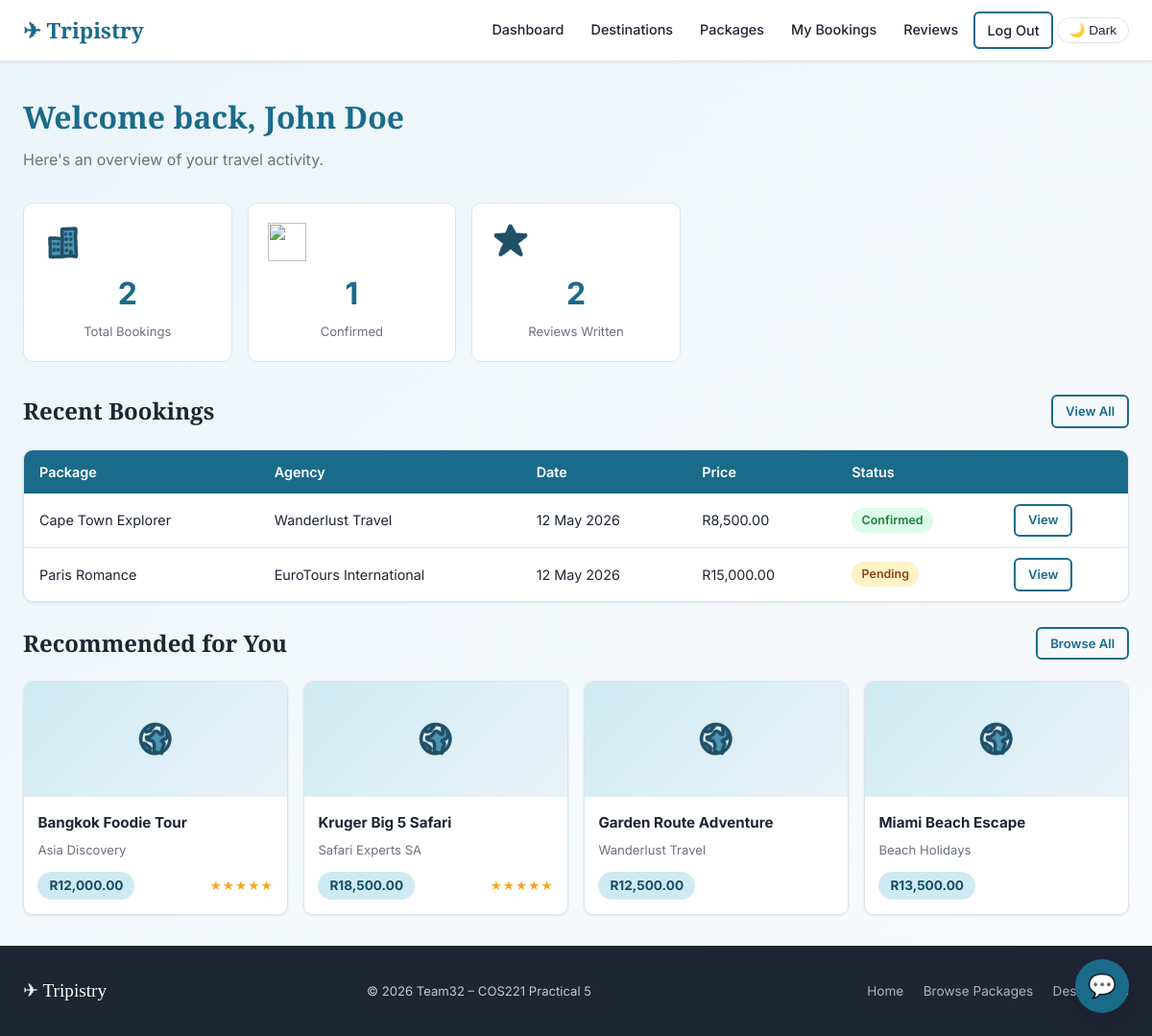
/tripistry/traveller/dashboard.php (signed in), run on the app's committed database.
### tables this page shows
CREATE TABLE `booking` (
  `booking_id` int(11) NOT NULL AUTO_INCREMENT,
  `traveller_id` int(11) NOT NULL,
  `package_id` int(11) NOT NULL,
  `group_trip_id` int(11) DEFAULT NULL,
  `booking_date` timestamp NULL DEFAULT current_timestamp(),
  `total_price` decimal(10,2) NOT NULL,
  `status` enum('pending','confirmed','cancelled','completed') DEFAULT 'pending',
  PRIMARY KEY (`booking_id`),
  KEY `traveller_id` (`traveller_id`),
  KEY `package_id` (`package_id`),
  KEY `group_trip_id` (`group_trip_id`),
  CONSTRAINT `fk_booking_traveller` FOREIGN KEY (`traveller_id`) REFERENCES `traveller` (`traveller_id`),
  CONSTRAINT `fk_booking_package` FOREIGN KEY (`package_id`) REFERENCES `travel_package` (`package_id`),
  CONSTRAINT `fk_booking_group` FOREIGN KEY (`group_trip_id`) REFERENCES `group_trip` (`group_trip_id`)
);

CREATE TABLE `travel_package` (
  `package_id` int(11) NOT NULL AUTO_INCREMENT,
  `agency_id` int(11) NOT NULL,
  `destination_id` int(11) NOT NULL,
  `name` varchar(255) NOT NULL,
  `description` text DEFAULT NULL,
  `base_price` decimal(10,2) NOT NULL,
  `duration_days` int(11) DEFAULT NULL,
  `start_date` date DEFAULT NULL,
  `end_date` date DEFAULT NULL,
  `image_url` varchar(255) DEFAULT NULL,
  `avg_rating` decimal(3,2) DEFAULT 0.00,
  `created_at` timestamp NULL DEFAULT current_timestamp(),
  PRIMARY KEY (`package_id`),
  KEY `agency_id` (`agency_id`),
  KEY `destination_id` (`destination_id`),
  CONSTRAINT `fk_package_agency` FOREIGN KEY (`agency_id`) REFERENCES `travel_agency` (`agency_id`),
  CONSTRAINT `fk_package_destination` FOREIGN KEY (`destination_id`) REFERENCES `destination` (`destination_id`)
);

CREATE TABLE `travel_agency` (
  `agency_id` int(11) NOT NULL,
  `company_name` varchar(255) NOT NULL,
  `contact_number` varchar(20) DEFAULT NULL,
  `website` varchar(255) DEFAULT NULL,
  `address` varchar(255) DEFAULT NULL,
  `country` varchar(100) DEFAULT NULL,
  PRIMARY KEY (`agency_id`),
  CONSTRAINT `fk_travelagency_user` FOREIGN KEY (`agency_id`) REFERENCES `user` (`user_id`) ON DELETE CASCADE
);

### tripistry/includes/auth.php (called while the page is built, shortened)
<?php
function e(string $s): string {
    return htmlspecialchars($s, ENT_QUOTES | ENT_SUBSTITUTE, 'UTF-8');
}

### tripistry/traveller/dashboard.php (the view, shortened to what this page needs)
<?php
require_once __DIR__ . '/../includes/auth.php';
$uid = current_user_id();
$db  = get_db();
$stmt = $db->prepare("SELECT COUNT(*) FROM booking WHERE traveller_id = ?"); $stmt->execute([$uid]);
$booking_count = $stmt->fetchColumn();
$stmt = $db->prepare("SELECT COUNT(*) FROM booking WHERE traveller_id = ? AND status = 'confirmed'"); $stmt->execute([$uid]);
$confirmed = $stmt->fetchColumn();
$stmt = $db->prepare("SELECT COUNT(*) FROM review WHERE traveller_id = ?"); $stmt->execute([$uid]);
$review_count = $stmt->fetchColumn();
$stmt = $db->prepare("
    SELECT b.booking_id, b.booking_date, b.total_price, b.status,
           tp.name AS package_name, ta.company_name AS agency_name
    FROM booking b
    JOIN travel_package tp ON tp.package_id = b.package_id
    JOIN travel_agency ta ON ta.agency_id = tp.agency_id
    WHERE b.traveller_id = ?
    ORDER BY b.booking_date DESC
    LIMIT 5");
$stmt->execute([$uid]);
$recent_bookings = $stmt->fetchAll();
$stmt = $db->prepare("
    SELECT tp.package_id, tp.name, tp.base_price, tp.duration_days,
           ta.company_name,
           ROUND(AVG(r.rating),1) AS avg_rating
    FROM travel_package tp
    JOIN travel_agency ta ON ta.agency_id = tp.agency_id
    LEFT JOIN review r ON r.package_id = tp.package_id
    WHERE tp.package_id NOT IN (
        SELECT package_id FROM booking WHERE traveller_id = ?
    )
    GROUP BY tp.package_id
    ORDER BY avg_rating DESC, tp.base_price ASC
    LIMIT 4");
$stmt->execute([$uid]);
$recommended = $stmt->fetchAll();
$display_name = $_SESSION['display_name'] ?? 'Traveller';
require_once __DIR__ . '/../includes/header.php';
?>
<div class="page-header">
    <h1>Welcome back, <?= e($display_name) ?></h1>
    <p>Here's an overview of your travel activity.</p>
</div>
<div class="stats-grid">
    <div class="stat-card">
        <div class="stat-icon"><img src="../box/building.PNG" width = "40" height="40"></div>
        <div class="stat-value"><?= $booking_count ?></div>
        <div class="stat-label">Total Bookings</div>
    </div>
    <div class="stat-card">
        <div class="stat-icon"><img src="<?= BASE_URL ?>/assets/tick.PNG" width = "40" height="40"></div>
        <div class="stat-value"><?= $confirmed ?></div>
        <div class="stat-label">Confirmed</div>
    </div>
    <div class="stat-card">
        <div class="stat-icon"><img src="<?= BASE_URL ?>/assets/star.PNG" width = "40" height="40"></div>
        <div class="stat-value"><?= $review_count ?></div>
        <div class="stat-label">Reviews Written</div>
    </div>
</div>
<div class="section-heading">
    <h2>Recent Bookings</h2>
    <a href="<?= BASE_URL ?>/traveller/bookings.php" class="btn btn-outline btn-sm">View All</a>
</div>
<?php if (empty($recent_bookings)): ?>
    <div class="empty-state">
        <div class="empty-icon"><img src="<?= BASE_URL ?>/assets/map.PNG" width = "40" height="40"></div>
        <p>You haven't made any bookings yet.</p>
        <a href="<?= BASE_URL ?>/traveller/packages.php" class="btn btn-primary mt-2">Browse Packages</a>
    </div>
<?php else: ?>
<div class="table-wrap card">
    <table class="data-table">
        <thead><tr>
            <th>Package</th><th>Agency</th><th>Date</th><th>Price</th><th>Status</th><th></th>
        </tr></thead>
        <tbody>
        <?php foreach ($recent_bookings as $b): ?>
        <tr>
            <td><?= e($b['package_name']) ?></td>
            <td><?= e($b['agency_name']) ?></td>
            <td><?= date('d M Y', strtotime($b['booking_date'])) ?></td>
            <td>R<?= number_format($b['total_price'], 2) ?></td>
            <td><span class="badge badge-<?= e($b['status']) ?>"><?= e($b['status']) ?></span></td>
            <td><a href="<?= BASE_URL ?>/traveller/bookings.php?id=<?= $b['booking_id'] ?>" class="btn btn-outline btn-sm">View</a></td>
        </tr>
        <?php endforeach; ?>
        </tbody>
    </table>
</div>
<?php endif; ?>
<?php if (!empty($recommended)): ?>
<div class="section-heading mt-3">
    <h2>Recommended for You</h2>
    <a href="<?= BASE_URL ?>/traveller/packages.php" class="btn btn-outline btn-sm">Browse All</a>
</div>
<div class="grid-4">
    <?php foreach ($recommended as $p): ?>
    <a href="<?= BASE_URL ?>/traveller/package_detail.php?id=<?= $p['package_id'] ?>" style="text-decoration:none;color:inherit">
    <div class="card">
        <div class="card-img-placeholder" style="height:120px"><img src="<?= BASE_URL ?>/assets/globe.PNG" width = "40" height="40"></div>
        <div class="card-body" style="padding:.9rem">
            <div class="card-title" style="font-size:.95rem"><?= e($p['name']) ?></div>
            <div class="card-meta"><?= e($p['company_name']) ?></div>
            <div class="flex-between">
                <span class="price-badge" style="font-size:.85rem">R<?= number_format($p['base_price'], 2) ?></span>
                <?php if ($p['avg_rating']): ?><span class="stars" style="font-size:.85rem"><?= str_repeat('★', round($p['avg_rating'])) ?></span><?php endif; ?>
            </div>
        </div>
    </div>
    </a>
    <?php endforeach; ?>
</div>
<?php endif; ?>
<?php require_once __DIR__ . '/../includes/footer.php'; ?>

### data on the page
booking: package.name "Cape Town Explorer", travel_agency.company_name "Wanderlust Travel", booking_date "12 May 2026", total_price "8,500.00", status "Confirmed"
booking: package.name "Paris Romance", travel_agency.company_name "EuroTours International", booking_date "12 May 2026", total_price "15,000.00", status "Pending"
travel_package: name "Bangkok Foodie Tour", agency.company_name "Asia Discovery", base_price "12,000.00", avg_rating "★★★★★"
travel_package: name "Kruger Big 5 Safari", agency.company_name "Safari Experts SA", base_price "18,500.00", avg_rating "★★★★★"
travel_package: name "Garden Route Adventure", agency.company_name "Wanderlust Travel", base_price "12,500.00"
travel_package: name "Miami Beach Escape", agency.company_name "Beach Holidays", base_price "13,500.00"

### other printed values
$display_name "John Doe"
$booking_count "2"
$confirmed "1"
$review_count "2"
